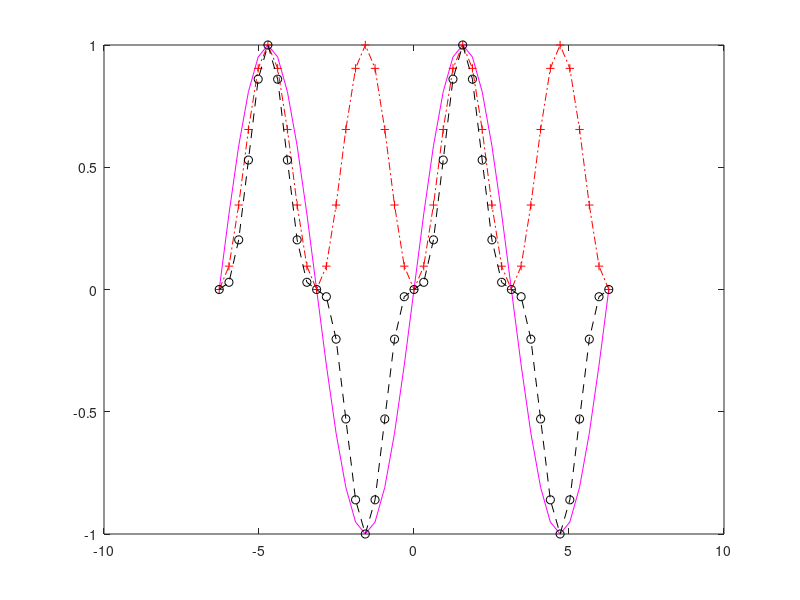

MATLAB code for this plot: (Note: this script raises an error after producing the figure.)
x=-2*pi:0.1*pi:2*pi;
y1=sin(x); y2=sin(x).^2; y3=sin(x).^3;
plot(x,y1,'-m',x,y2,'-.+r',x,y3,'--ok')
legend('Function 1','Function 2','Function 3',-1);